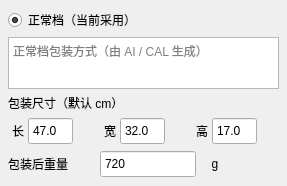
                       <widget class="QFrame" name="normalPackageCard">
                        <property name="sizePolicy">
                         <sizepolicy hsizetype="Expanding" vsizetype="Preferred">
                          <horstretch>1</horstretch>
                          <verstretch>0</verstretch>
                         </sizepolicy>
                        </property>
                        <property name="minimumSize">
                         <size>
                          <width>205</width>
                          <height>0</height>
                         </size>
                        </property>
                        <property name="selected" stdset="0">
                         <bool>true</bool>
                        </property>
                        <layout class="QGridLayout" name="normalPackageLayout" columnstretch="1,1,1">
                         <property name="leftMargin">
                          <number>8</number>
                         </property>
                         <property name="topMargin">
                          <number>8</number>
                         </property>
                         <property name="rightMargin">
                          <number>8</number>
                         </property>
                         <property name="bottomMargin">
                          <number>8</number>
                         </property>
                         <property name="spacing">
                          <number>5</number>
                         </property>
                         <item row="0" column="0" colspan="3">
                          <widget class="QRadioButton" name="radioNormalPackage">
                           <property name="text">
                            <string>正常档（当前采用）</string>
                           </property>
                           <property name="checked">
                            <bool>true</bool>
                           </property>
                          </widget>
                         </item>
                         <item row="1" column="0" colspan="3">
                          <widget class="QTextEdit" name="txtNormalReminder">
                           <property name="sizePolicy">
                            <sizepolicy hsizetype="Expanding" vsizetype="Fixed">
                             <horstretch>0</horstretch>
                             <verstretch>0</verstretch>
                            </sizepolicy>
                           </property>
                           <property name="minimumSize">
                            <size>
                             <width>90</width>
                             <height>52</height>
                            </size>
                           </property>
                           <property name="maximumSize">
                            <size>
                             <width>16777215</width>
                             <height>52</height>
                            </size>
                           </property>
                           <property name="verticalScrollBarPolicy">
                            <enum>Qt::ScrollBarPolicy::ScrollBarAlwaysOff</enum>
                           </property>
                           <property name="horizontalScrollBarPolicy">
                            <enum>Qt::ScrollBarPolicy::ScrollBarAlwaysOff</enum>
                           </property>
                           <property name="lineWrapMode">
                            <enum>QTextEdit::LineWrapMode::WidgetWidth</enum>
                           </property>
                           <property name="acceptRichText">
                            <bool>false</bool>
                           </property>
                           <property name="placeholderText">
                            <string>正常档包装方式（由 AI / CAL 生成）</string>
                           </property>
                           <property name="readOnly">
                            <bool>true</bool>
                           </property>
                           <property name="preview" stdset="0">
                            <bool>true</bool>
                           </property>
                           <property name="toolTip">
                            <string>正常档包装方式为系统生成结果，不在此处直接编辑；预留两行显示空间</string>
                           </property>
                          </widget>
                         </item>
                         <item row="2" column="0" colspan="3">
                          <widget class="QLabel" name="lblNormalDims">
                           <property name="text">
                            <string>包装尺寸（默认 cm）</string>
                           </property>
                          </widget>
                         </item>
                         <item row="3" column="0">
                          <layout class="QHBoxLayout" name="layout_spinNormalLengthCm">
                           <property name="spacing">
                            <number>0</number>
                           </property>
                           <property name="leftMargin">
                            <number>0</number>
                           </property>
                           <property name="topMargin">
                            <number>0</number>
                           </property>
                           <property name="rightMargin">
                            <number>0</number>
                           </property>
                           <property name="bottomMargin">
                            <number>0</number>
                           </property>
                           <item>
                            <widget class="QLabel" name="lblNormalLengthCm">
                             <property name="sizePolicy">
                              <sizepolicy hsizetype="Fixed" vsizetype="Preferred">
                               <horstretch>0</horstretch>
                               <verstretch>0</verstretch>
                              </sizepolicy>
                             </property>
                             <property name="minimumSize">
                              <size>
                               <width>20</width>
                               <height>0</height>
                              </size>
                             </property>
                             <property name="maximumSize">
                              <size>
                               <width>24</width>
                               <height>16777215</height>
                              </size>
                             </property>
                             <property name="text">
                              <string>长</string>
                             </property>
                             <property name="alignment">
                              <set>Qt::AlignmentFlag::AlignCenter</set>
                             </property>
                            </widget>
                           </item>
                           <item>
                            <widget class="QDoubleSpinBox" name="spinNormalLengthCm">
                             <property name="sizePolicy">
                              <sizepolicy hsizetype="Expanding" vsizetype="Fixed">
                               <horstretch>0</horstretch>
                               <verstretch>0</verstretch>
                              </sizepolicy>
                             </property>
                             <property name="minimumSize">
                              <size>
                               <width>45</width>
                               <height>28</height>
                              </size>
                             </property>
                             <property name="maximumSize">
                              <size>
                               <width>72</width>
                               <height>30</height>
                              </size>
                             </property>
                             <property name="buttonSymbols">
                              <enum>QAbstractSpinBox::NoButtons</enum>
                             </property>
                             <property name="decimals">
                              <number>1</number>
                             </property>
                             <property name="minimum">
                              <double>0.000000000000000</double>
                             </property>
                             <property name="maximum">
                              <double>999.000000000000000</double>
                             </property>
                             <property name="singleStep">
                              <double>1.000000000000000</double>
                             </property>
                             <property name="value">
                              <double>47.000000000000000</double>
                             </property>
                            </widget>
                           </item>
                           <item>
                            <widget class="QLabel" name="unit_spinNormalLengthCm">
                             <property name="minimumSize">
                              <size>
                               <width>22</width>
                               <height>0</height>
                              </size>
                             </property>
                             <property name="maximumSize">
                              <size>
                               <width>28</width>
                               <height>16777215</height>
                              </size>
                             </property>
                             <property name="visible">
                              <bool>false</bool>
                             </property>
                             <property name="text">
                              <string />
                             </property>
                             <property name="alignment">
                              <set>Qt::AlignmentFlag::AlignCenter</set>
                             </property>
                             <property name="unitLabel" stdset="0">
                              <bool>true</bool>
                             </property>
                            </widget>
                           </item>
                          </layout>
                         </item>
                         <item row="3" column="1">
                          <layout class="QHBoxLayout" name="layout_spinNormalWidthCm">
                           <property name="spacing">
                            <number>0</number>
                           </property>
                           <property name="leftMargin">
                            <number>0</number>
                           </property>
                           <property name="topMargin">
                            <number>0</number>
                           </property>
                           <property name="rightMargin">
                            <number>0</number>
                           </property>
                           <property name="bottomMargin">
                            <number>0</number>
                           </property>
                           <item>
                            <widget class="QLabel" name="lblNormalWidthCm">
                             <property name="sizePolicy">
                              <sizepolicy hsizetype="Fixed" vsizetype="Preferred">
                               <horstretch>0</horstretch>
                               <verstretch>0</verstretch>
                              </sizepolicy>
                             </property>
                             <property name="minimumSize">
                              <size>
                               <width>20</width>
                               <height>0</height>
                              </size>
                             </property>
                             <property name="maximumSize">
                              <size>
                               <width>24</width>
                               <height>16777215</height>
                              </size>
                             </property>
                             <property name="text">
                              <string>宽</string>
                             </property>
                             <property name="alignment">
                              <set>Qt::AlignmentFlag::AlignCenter</set>
                             </property>
                            </widget>
                           </item>
                           <item>
                            <widget class="QDoubleSpinBox" name="spinNormalWidthCm">
                             <property name="sizePolicy">
                              <sizepolicy hsizetype="Expanding" vsizetype="Fixed">
                               <horstretch>0</horstretch>
                               <verstretch>0</verstretch>
                              </sizepolicy>
                             </property>
                             <property name="minimumSize">
                              <size>
                               <width>45</width>
                               <height>28</height>
                              </size>
                             </property>
                             <property name="maximumSize">
                              <size>
                               <width>72</width>
                               <height>30</height>
                              </size>
                             </property>
                             <property name="buttonSymbols">
                              <enum>QAbstractSpinBox::NoButtons</enum>
                             </property>
                             <property name="decimals">
                              <number>1</number>
                             </property>
                             <property name="minimum">
                              <double>0.000000000000000</double>
                             </property>
                             <property name="maximum">
                              <double>999.000000000000000</double>
                             </property>
                             <property name="singleStep">
                              <double>1.000000000000000</double>
                             </property>
                             <property name="value">
                              <double>32.000000000000000</double>
                             </property>
                            </widget>
                           </item>
                           <item>
                            <widget class="QLabel" name="unit_spinNormalWidthCm">
                             <property name="minimumSize">
                              <size>
                               <width>22</width>
                               <height>0</height>
                              </size>
                             </property>
                             <property name="maximumSize">
                              <size>
                               <width>28</width>
                               <height>16777215</height>
                              </size>
                             </property>
                             <property name="visible">
                              <bool>false</bool>
                             </property>
                             <property name="text">
                              <string />
                             </property>
                             <property name="alignment">
                              <set>Qt::AlignmentFlag::AlignCenter</set>
                             </property>
                             <property name="unitLabel" stdset="0">
                              <bool>true</bool>
                             </property>
                            </widget>
                           </item>
                          </layout>
                         </item>
                         <item row="3" column="2">
                          <layout class="QHBoxLayout" name="layout_spinNormalHeightCm">
                           <property name="spacing">
                            <number>0</number>
                           </property>
                           <property name="leftMargin">
                            <number>0</number>
                           </property>
                           <property name="topMargin">
                            <number>0</number>
                           </property>
                           <property name="rightMargin">
                            <number>0</number>
                           </property>
                           <property name="bottomMargin">
                            <number>0</number>
                           </property>
                           <item>
                            <widget class="QLabel" name="lblNormalHeightCm">
                             <property name="sizePolicy">
                              <sizepolicy hsizetype="Fixed" vsizetype="Preferred">
                               <horstretch>0</horstretch>
                               <verstretch>0</verstretch>
                              </sizepolicy>
                             </property>
                             <property name="minimumSize">
                              <size>
                               <width>20</width>
                               <height>0</height>
                              </size>
                             </property>
                             <property name="maximumSize">
                              <size>
                               <width>24</width>
                               <height>16777215</height>
                              </size>
                             </property>
                             <property name="text">
                              <string>高</string>
                             </property>
                             <property name="alignment">
                              <set>Qt::AlignmentFlag::AlignCenter</set>
                             </property>
                            </widget>
                           </item>
                           <item>
                            <widget class="QDoubleSpinBox" name="spinNormalHeightCm">
                             <property name="sizePolicy">
                              <sizepolicy hsizetype="Expanding" vsizetype="Fixed">
                               <horstretch>0</horstretch>
                               <verstretch>0</verstretch>
                              </sizepolicy>
                             </property>
                             <property name="minimumSize">
                              <size>
                               <width>45</width>
                               <height>28</height>
                              </size>
                             </property>
                             <property name="maximumSize">
                              <size>
                               <width>72</width>
                               <height>30</height>
                              </size>
                             </property>
                             <property name="buttonSymbols">
                              <enum>QAbstractSpinBox::NoButtons</enum>
                             </property>
                             <property name="decimals">
                              <number>1</number>
                             </property>
                             <property name="minimum">
                              <double>0.000000000000000</double>
                             </property>
                             <property name="maximum">
                              <double>999.000000000000000</double>
                             </property>
                             <property name="singleStep">
                              <double>1.000000000000000</double>
                             </property>
                             <property name="value">
                              <double>17.000000000000000</double>
                             </property>
                            </widget>
                           </item>
                           <item>
                            <widget class="QLabel" name="unit_spinNormalHeightCm">
                             <property name="minimumSize">
                              <size>
                               <width>22</width>
                               <height>0</height>
                              </size>
                             </property>
                             <property name="maximumSize">
                              <size>
                               <width>28</width>
                               <height>16777215</height>
                              </size>
                             </property>
                             <property name="visible">
                              <bool>false</bool>
                             </property>
                             <property name="text">
                              <string />
                             </property>
                             <property name="alignment">
                              <set>Qt::AlignmentFlag::AlignCenter</set>
                             </property>
                             <property name="unitLabel" stdset="0">
                              <bool>true</bool>
                             </property>
                            </widget>
                           </item>
                          </layout>
                         </item>
                         <item row="4" column="0">
                          <widget class="QLabel" name="lblNormalWeight">
                           <property name="text">
                            <string>包装后重量</string>
                           </property>
                          </widget>
                         </item>
                         <item row="4" column="1" colspan="2">
                          <layout class="QHBoxLayout" name="layout_spinNormalWeightG">
                           <property name="spacing">
                            <number>5</number>
                           </property>
                           <property name="leftMargin">
                            <number>0</number>
                           </property>
                           <property name="topMargin">
                            <number>0</number>
                           </property>
                           <property name="rightMargin">
                            <number>0</number>
                           </property>
                           <property name="bottomMargin">
                            <number>0</number>
                           </property>
                           <item>
                            <widget class="QDoubleSpinBox" name="spinNormalWeightG">
                             <property name="sizePolicy">
                              <sizepolicy hsizetype="Fixed" vsizetype="Fixed">
                               <horstretch>0</horstretch>
                               <verstretch>0</verstretch>
                              </sizepolicy>
                             </property>
                             <property name="minimumSize">
                              <size>
                               <width>96</width>
                               <height>28</height>
                              </size>
                             </property>
                             <property name="maximumSize">
                              <size>
                               <width>96</width>
                               <height>16777215</height>
                              </size>
                             </property>
                             <property name="buttonSymbols">
                              <enum>QAbstractSpinBox::NoButtons</enum>
                             </property>
                             <property name="decimals">
                              <number>0</number>
                             </property>
                             <property name="minimum">
                              <double>0.000000000000000</double>
                             </property>
                             <property name="maximum">
                              <double>999999.000000000000000</double>
                             </property>
                             <property name="singleStep">
                              <double>1.000000000000000</double>
                             </property>
                             <property name="value">
                              <double>720.000000000000000</double>
                             </property>
                            </widget>
                           </item>
                           <item>
                            <widget class="QLabel" name="unit_spinNormalWeightG">
                             <property name="minimumSize">
                              <size>
                               <width>28</width>
                               <height>0</height>
                              </size>
                             </property>
                             <property name="text">
                              <string>g</string>
                             </property>
                             <property name="alignment">
                              <set>Qt::AlignmentFlag::AlignCenter</set>
                             </property>
                             <property name="unitLabel" stdset="0">
                              <bool>true</bool>
                             </property>
                            </widget>
                           </item>
                           <item>
                            <spacer name="weightRowNormalStretch">
                             <property name="orientation">
                              <enum>Qt::Orientation::Horizontal</enum>
                             </property>
                             <property name="sizeType">
                              <enum>QSizePolicy::Policy::Expanding</enum>
                             </property>
                             <property name="sizeHint" stdset="0">
                              <size>
                               <width>20</width>
                               <height>20</height>
                              </size>
                             </property>
                            </spacer>
                           </item>
                          </layout>
                         </item>
                        </layout>
                        <property name="methodFrozen" stdset="0">
                         <bool>true</bool>
                        </property>
                       </widget>
